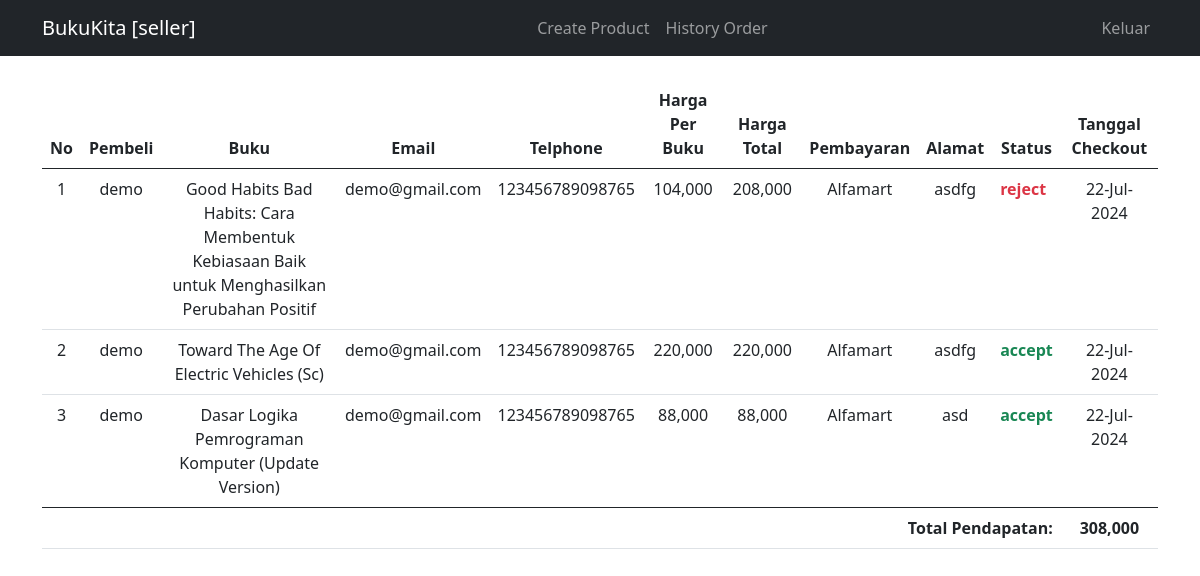
/views/penjual/history-order.php (signed in), run on the app's committed database.
### tables this page shows
CREATE TABLE `checkout` (
  `id_checkout` int(11) NOT NULL,
  `id_ongkir` int(11) NOT NULL,
  `id_product` int(11) NOT NULL,
  `nama` varchar(100) NOT NULL,
  `nama_buku` varchar(100) NOT NULL,
  `email` varchar(100) NOT NULL,
  `no_telp` char(20) NOT NULL,
  `alamat` varchar(250) NOT NULL,
  `harga_buku` int(100) NOT NULL,
  `tipe_pembayaran` enum('Alfamart','Indomaret','DANA','GOPAY','OVO','Bank Transfer','Kartu Kredit') NOT NULL,
  `status_buku` enum('pending','reject','accept') NOT NULL,
  `tanggal_checkout` timestamp NOT NULL DEFAULT current_timestamp()
);

CREATE TABLE `products` (
  `id_product` int(11) NOT NULL,
  `judul_buku` varchar(100) NOT NULL,
  `kategori_buku` varchar(100) NOT NULL,
  `diskon_buku` int(11) NOT NULL,
  `harga_buku` int(100) NOT NULL,
  `pembuat_buku` varchar(50) NOT NULL,
  `deskripsi_buku` varchar(500) NOT NULL,
  `rilis_buku` timestamp NOT NULL DEFAULT current_timestamp(),
  `gambar` text NOT NULL
);

### app.php (called while the page is built, shortened)
<?php
$db = mysqli_connect("localhost", "root", "", "book-store");
function querySql($query)
{
    global $db;
    $book =  mysqli_query($db, $query);
    $books = [];
    while ($row = mysqli_fetch_assoc($book)) {
        $books[] = $row;
    }
    return $books;
}

### views/penjual/history-order.php (the view, shortened to what this page needs)
<?php
require('../../app.php');
?>
<?php require("../../partials/header.php"); ?>
<?php require("nav.php"); ?>
<div class="container">
    <div class="row">
        <div class="col">
            <table class="table table-responsive mt-4">
                <thead>
                    <tr>
                        <th scope="col" style="text-align: center;">No</th>
                        <th scope="col" style="text-align: center;">Pembeli</th>
                        <th scope="col" style="text-align: center;">Buku</th>
                        <th scope="col" style="text-align: center;">Email</th>
                        <th scope="col" style="text-align: center;">Telphone</th>
                        <th scope="col" style="text-align: center;">Harga Per Buku</th>
                        <th scope="col" style="text-align: center;">Harga Total</th>
                        <th scope="col" style="text-align: center;">Pembayaran</th>
                        <th scope="col" style="text-align: center;">Alamat</th>
                        <th scope="col" style="text-align: center;">Status</th>
                        <th scope="col" style="text-align: center;">Tanggal Checkout</th>
                    </tr>
                </thead>
                <tbody>
                    <?php
                    $nomor = 1;
                    $totalPendapatan = 0;
                    $dataCheckout = querySql("
                        SELECT
                            c.id_checkout,
                            c.nama,
                            c.nama_buku,
                            c.email,
                            c.no_telp,
                            c.alamat,
                            c.harga_buku,
                            c.tipe_pembayaran,
                            c.status_buku,
                            c.tanggal_checkout,
                            p.harga_buku AS harga_per_buku
                        FROM checkout c
                        JOIN products p ON c.id_product = p.id_product
                    ");
                    ?>
                    <?php foreach ($dataCheckout as $orderan) : ?>
                        <tr>
                            <td scope="row" style="text-align: center;"><?= $nomor++; ?></td>
                            <td style="text-align: center;"><?= $orderan["nama"]; ?></td>
                            <td style="text-align: center;"><?= $orderan["nama_buku"]; ?></td>
                            <td style="text-align: center;"><?= $orderan["email"]; ?></td>
                            <td style="text-align: center;"><?= $orderan["no_telp"]; ?></td>
                            <td style="text-align: center;"><?= number_format($orderan["harga_per_buku"]); ?></td>
                            <td style="text-align: center;"><?= number_format($orderan["harga_buku"]); ?></td>
                            <td style="text-align: center;"><?= $orderan["tipe_pembayaran"]; ?></td>
                            <td style="text-align: center;"><?= $orderan["alamat"]; ?></td>
                            <td>
                                <?php if ($orderan["status_buku"] === "accept") : ?>
                                    <span class="text-success fw-bold" style="text-align: center;"><?= $orderan["status_buku"]; ?></span>
                                    <?php $totalPendapatan += $orderan["harga_buku"];  ?>
                                <?php elseif ($orderan["status_buku"] === "reject") : ?>
                                    <span class="text-danger fw-bold" style="text-align: center;"> <?= $orderan["status_buku"]; ?></span>
                                <?php else : ?>
                                    <?= $orderan["status_buku"]; ?>
                                    <a href="accept.php?id=<?= $orderan["id_checkout"]; ?>" class="badge bg-success rounded-pill text-decoration-none">Terima</a>
                                    <a href="reject.php?id=<?= $orderan["id_checkout"]; ?>" class="badge bg-danger rounded-pill text-decoration-none">Tolak</a>
                                <?php endif; ?>
                            </td>
                            <td style="text-align: center;"><?= date("d-M-Y", strtotime($orderan["tanggal_checkout"])); ?></td>
                        </tr>
                    <?php endforeach; ?>
                </tbody>
                <tfoot>
                    <tr>
                        <td colspan="10" style="text-align: right; font-weight: bold;">Total Pendapatan:</td>
                        <td style="text-align: center; font-weight: bold;"><?= number_format($totalPendapatan); ?></td>
                    </tr>
                </tfoot>
            </table>
        </div>
    </div>
</div>

### partials/header.php (style rules this page uses)
* { scroll-behavior: smooth; }

### data on the page
checkout: nama "demo", nama_buku "Good Habits Bad Habits: Cara Membentuk Kebiasaan Baik untuk Menghasilkan Perubahan Positif", email "demo@gmail.com", no_telp "123456789098765", id_product.harga_buku "104,000", harga_buku "208,000", tipe_pembayaran "Alfamart", alamat "asdfg", status_buku "reject", tanggal_checkout "22-Jul-2024"
checkout: nama "demo", nama_buku "Toward The Age Of Electric Vehicles (Sc)", email "demo@gmail.com", no_telp "123456789098765", id_product.harga_buku "220,000", harga_buku "220,000", tipe_pembayaran "Alfamart", alamat "asdfg", status_buku "accept", tanggal_checkout "22-Jul-2024"
checkout: nama "demo", nama_buku "Dasar Logika Pemrograman Komputer (Update Version)", email "demo@gmail.com", no_telp "123456789098765", id_product.harga_buku "88,000", harga_buku "88,000", tipe_pembayaran "Alfamart", alamat "asd", status_buku "accept", tanggal_checkout "22-Jul-2024"

### other printed values
$_SESSION["role"] "seller"
$totalPendapatan "308,000"
